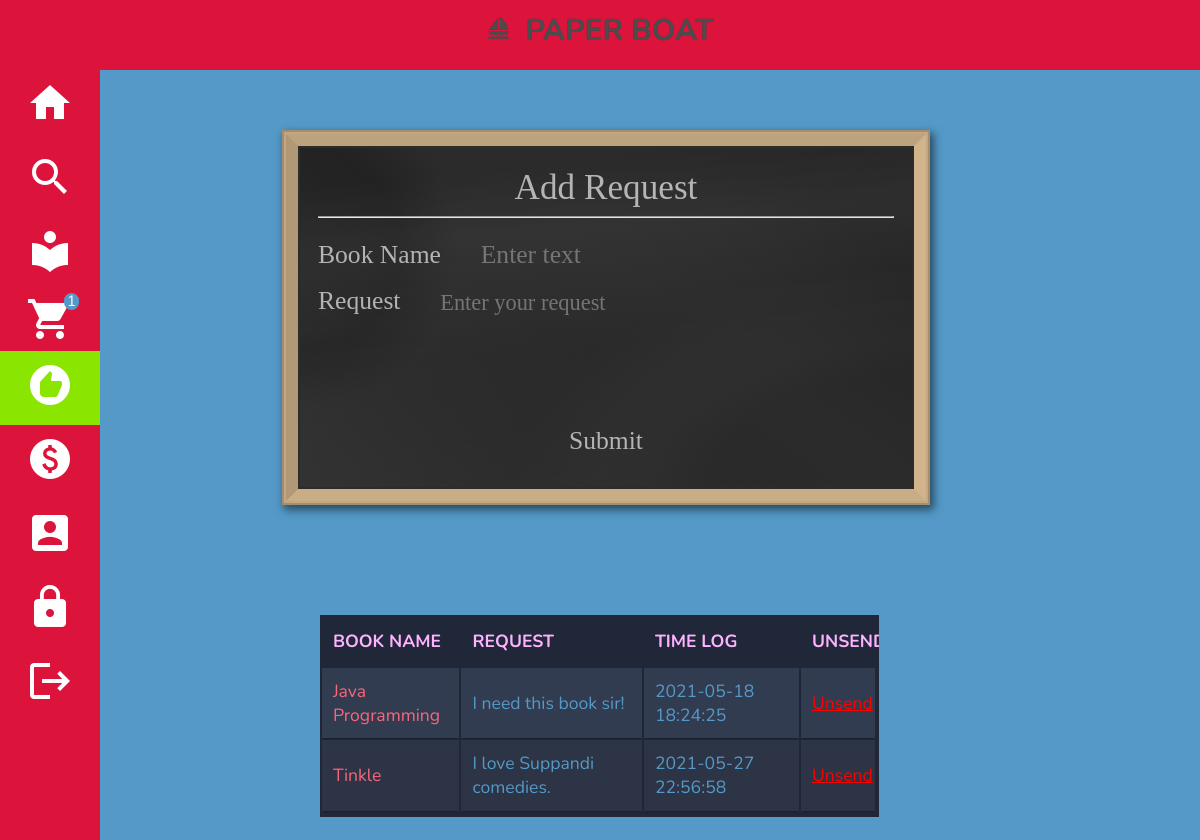
Page /cust_request.php (signed in) on the committed database.
### tables this page shows
CREATE TABLE `request` (
  `rid` int(11) NOT NULL,
  `cus_id` int(11) NOT NULL,
  `bname` varchar(250) NOT NULL,
  `request` varchar(250) NOT NULL,
  `logs` datetime NOT NULL
);

### cust_request.php (the view, shortened to what this page needs)
<?php
  include("db.php");
  if(!isset($_SESSION['CUS_ID']))
  {
      include("includes/main_header.php");
  }
  else
  {
      include("includes/header.php");
  }
?>
<!DOCTYPE html>
<html>
<head>
    <link rel="stylesheet" type="text/css" href="css/cards.css">
    <link rel="stylesheet" type="text/css" href="css/tables.css">
    <link rel="stylesheet" type="text/css" href="css/cat_card.scss">
    <link rel="stylesheet" type="text/css" href="css/font.scss">
</head>
<body>
<form action="<?php echo $_SERVER["PHP_SELF"];?>"  method = "post">
<div style="margin-right: 10%;">
  <div class="blackboard">
      <div class="form">
    <hr>
    <p><br>
    <label for="bname">Book Name&emsp;</label>
    <input type="text" placeholder="Enter text" name="bname" required>
    </p>
    <p>
    <label for="request" style="vertical-align:top;">Request&emsp;</label>
    <textarea name="request" placeholder="Enter your request" required></textarea>
    </p>
    <p class="wipeout" style="text-align:center">
      <input type="submit" class="submit" name="submit" value="Submit" /></p>
    </div>
  </div></div>
</form>
<br>
    <?php
        $sql="SELECT * FROM request where request.cus_id = {$_SESSION["CUS_ID"]};";
        $res=$db->query($sql);
        if($res->num_rows>0)
        {
            echo "
            <div style='margin-right:26%'>
            <table class='container' style='background-color:#1F2739;'>
            <thead>
                <tr>
                    <th>BOOK NAME</th>
                    <th>REQUEST</th>
                    <th>TIME LOG</th>
                    <th>UNSEND</th>
                </tr>
                </thead>
            <tbody>
            ";
            while($rows=$res->fetch_assoc())
            {
                echo"
                    <tr>
                        <td>{$rows["bname"]}</td>
                        <td>{$rows["request"]}</td>
                        <td>{$rows["logs"]}</td>
                        <td><a style='color: red' href='cust_request.php?id={$rows['rid']}'>Unsend</a></td>
                    </tr>
                ";
            }
            echo"
            </tbody>
            </table>
            </div>
            ";
        }
        else
        {
            echo "<p style='color: red'>No requests</p>";
        }
    ?>

### css/cards.css (style rules this page uses)
* { margin: 0; padding: 0; box-sizing: border-box; }
body { background: #eedfcc; color: #555555; font-size: 16px; }

### css/tables.css (style rules this page uses)
body { background-color: #5499C7; }
.container th { font-size: 1.1em; font-weight: bold; text-align: left; color: #ffb3ff; }
.container td { font-weight: normal; font-size: 1.1em; -webkit-box-shadow: 0 2px 2px -2px #0E1119; -moz-box-shadow: 0 2px 2px -2px #0E1119; box-shadow: 0 2px 2px -2px #0E1119; color: #5499C7; }
.container { text-align: left; overflow: hidden; width: 70%; margin: 3% 25%; display: table; }
.container td, .container th { padding-bottom: 2%; padding-top: 2%; padding-left:2%; }
.container tr:nth-child(odd) { background-color: #323C50; }
.container tr:nth-child(even) { background-color: #2C3446; }
.container th { background-color: #1F2739; }
.container td:first-child { color: #FB667A; }

### includes/header.php (style rules this page uses)
* { font-family: "Nunito", sans-serif; }
:after { content: ""; }

### cust_request.php (style rules this page uses)
.blackboard { position: relative; width: 640px; margin: 7% auto; border: tan solid 12px; border-top: #bda27e solid 12px; border-left: #b19876 solid 12px; border-bottom: #c9ad86 solid 12px; box-shadow: 0px 0px 6px 5px rgba(58, 18, 13, 0), 0px 0px 0px 2px #c2a782, 0px 0px 0px 4px #a58e6f, 3px 4px 8px 5px rgba(0, 0, 0, 0.5); background-image: radial-gradient( circle at left 30%, rgba(34, 34, 34, 0.3), rgba(34, 34, 34, 0.3) 80px, rgba(34, 34, 34, 0.5) 100px, rgba(51, 51, 51, 0.5) 160px, rgba(51, 51, 51, 0.5)), linear-gradient( 215deg, transparent, transparent 100px, #222 260px, #222 320px, transparent), radial-gradient( circle at right, #111, rgba(51, 51, 51, 1)); background-color: #333; }
.blackboard:before { box-sizing: border-box; display: block; position: absolute; width: 100%; height: 100%; background-image: linear-gradient( 175deg, transparent, transparent 40px, rgba(120, 120, 120, 0.1) 100px, rgba(120, 120, 120, 0.1) 110px, transparent 220px, transparent), linear-gradient( 200deg, transparent 80%, rgba(50, 50, 50, 0.3)), radial-gradient( ellipse at right bottom, transparent, transparent 200px, rgba(80, 80, 80, 0.1) 260px, rgba(80, 80, 80, 0.1) 320px, transparent 400px, transparent); border: #2c2c2c solid 2px; content: "Add Request"; font-family: 'Permanent Marker', cursive; font-size: 2.2em; color: rgba(238, 238, 238, 0.7); text-align: center; padding-top: 20px; }
.form { padding: 70px 20px 20px; }
p { position: relative; margin-bottom: 1em; }
label { vertical-align: middle; font-family: 'Permanent Marker', cursive; font-size: 1.6em; color: rgba(238, 238, 238, 0.7); }
input, textarea { vertical-align: middle; padding-left: 10px; background: none; border: none; font-family: 'Permanent Marker', cursive; font-size: 1.6em; color: rgba(238, 238, 238, 0.8); line-height: .6em; outline: none; }
textarea { margin-top: 1%; height: 120px; font-size: 1.4em; line-height: 1em; resize: none; }
input[type="submit"] { cursor: pointer; color: rgba(238, 238, 238, 0.7); line-height: 1em; padding: 0; }

### rows in the picture
request: bname "Java Programming", request "I need this book sir!", logs "2021-05-18 18:24:25"
request: bname "Tinkle", request "I love Suppandi comedies.", logs "2021-05-27 22:56:58"

### other values in the picture
$cartres['count(*)'] "1"
